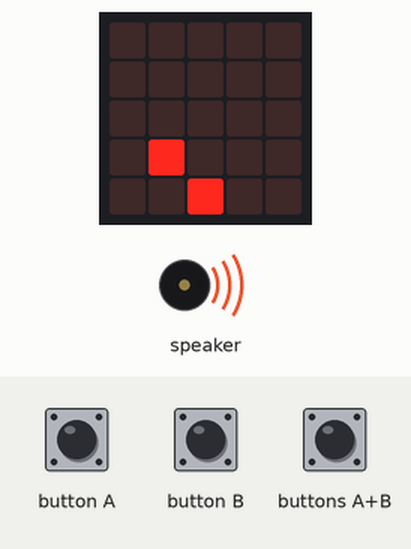
This program was run on a simulated Calliope mini (MakeCode). Parts: the board's 5×5 LED display, buzzer (waves = sounding). Inputs (shaded band) come from the test bench. A reset restarts the program; random numbers come from a fixed seed.

Above: at 1.2 s.
1.3 s: button B pressed for 0.15 s
At 1.66 s:
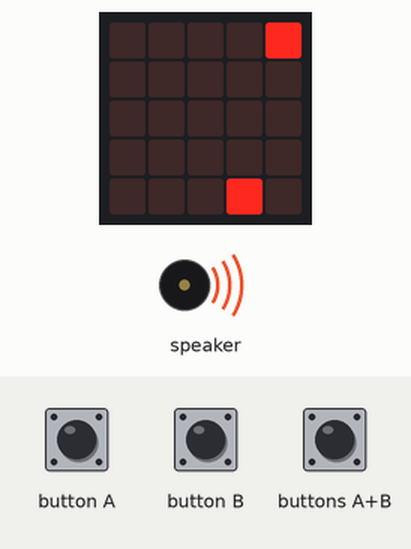
2.0 s: button A pressed for 0.15 s
At 2.53 s:
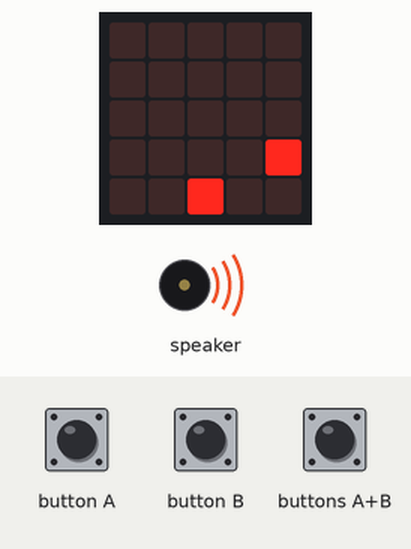
2.7 s: buttons A+B pressed for 0.15 s
3.4 s: button A pressed for 0.15 s
At 3.9 s:
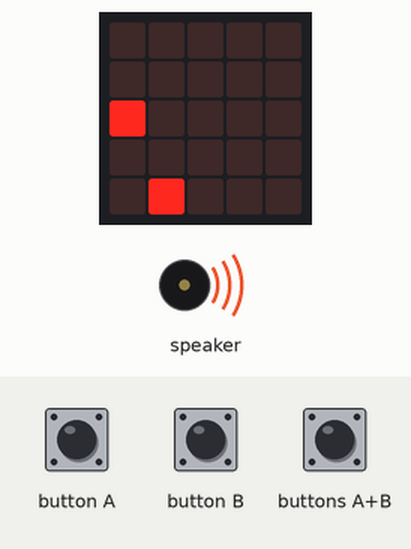
4.1 s: buttons A+B pressed for 1 s
At 5.55 s:
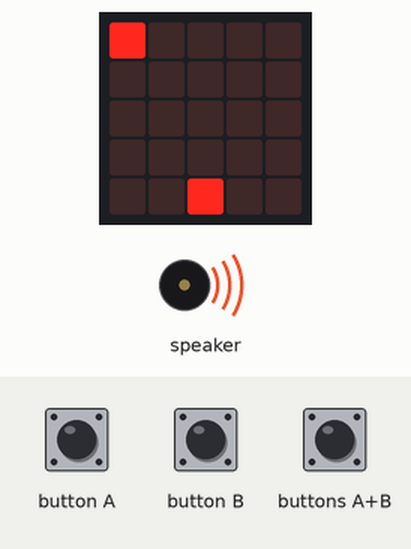
5.7 s: button B pressed for 0.15 s
At 8.65 s:
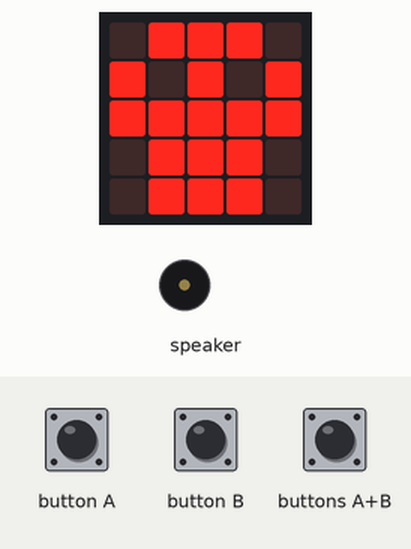
Timing chart, 0 to 9.2 s (numbered marks = the images above; inputs shaded):
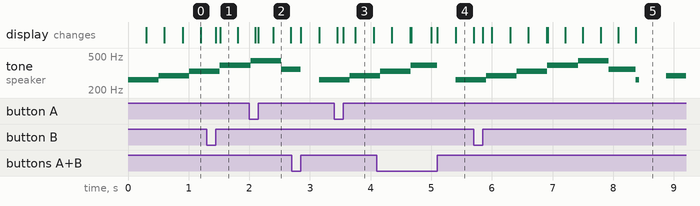

Measured:
- by itself, tone on speaker: plays 294 Hz for 0.51 s, 330 Hz for 0.51 s, 392 Hz for 0.51 s, 440 Hz for 0.51 s, 349 Hz for 0.45 s, 262 Hz for 0.05 s … (7 notes in this stretch)

The program:

main.ts
```typescript
// Steuerung
input.onButtonPressed(Button.A, function () {
    if (spielerX > 0) {
        led.unplot(spielerX, 4)
        spielerX += -1
        led.plot(spielerX, 4)
    }
})
input.onButtonEvent(Button.AB, input.buttonEventClick(), function () {
    control.reset()
})
input.onButtonPressed(Button.B, function () {
    if (spielerX < 4) {
        led.unplot(spielerX, 4)
        spielerX += 1
        led.plot(spielerX, 4)
    }
})
let gegnerY = 0
let gegnerX = 0
let spielerX = 0
spielerX = 2
let spielLaeuft = true
// Startgeschwindigkeit (ms)
let geschwindigkeit = 300
// Spieler startet in der Mitte unten
led.plot(spielerX, 4)
music.setVolume(100)
if (gegnerX == spielerX) {
    music.stopAllSounds()
    music.playMelody("C5 B A G F E D C ", 200)
    basic.showIcon(IconNames.Skull)
    spielLaeuft = false
}
// Spielschleife
basic.forever(function () {
    if (spielLaeuft) {
        gegnerX = randint(0, 4)
        gegnerY = 0
        // Gegner fällt von oben nach unten
        for (let index = 0; index < 5; index++) {
            led.plot(gegnerX, gegnerY)
            basic.pause(geschwindigkeit)
            led.unplot(gegnerX, gegnerY)
            gegnerY += 1
        }
        // Kollision prüfen
        if (gegnerX == spielerX) {
            music.stopAllSounds()
            music.playMelody("C5 B A G F E D C ", 200)
            basic.showIcon(IconNames.Skull)
            spielLaeuft = false
        } else {
            // Geschwindigkeit etwas erhöhen (max. bis ca. 100 ms)
            if (geschwindigkeit > 100) {
                geschwindigkeit += 0 - 10
            }
        }
    }
})
control.inBackground(function () {
    while (true) {
        music.playMelody("C D E G A F E C ", 120)
    }
})
```

test.ts
```typescript
// Hier kann man Tests durchführen; diese Datei wird nicht kompiliert, wenn dieses Paket als Erweiterung verwendet wird.
```
